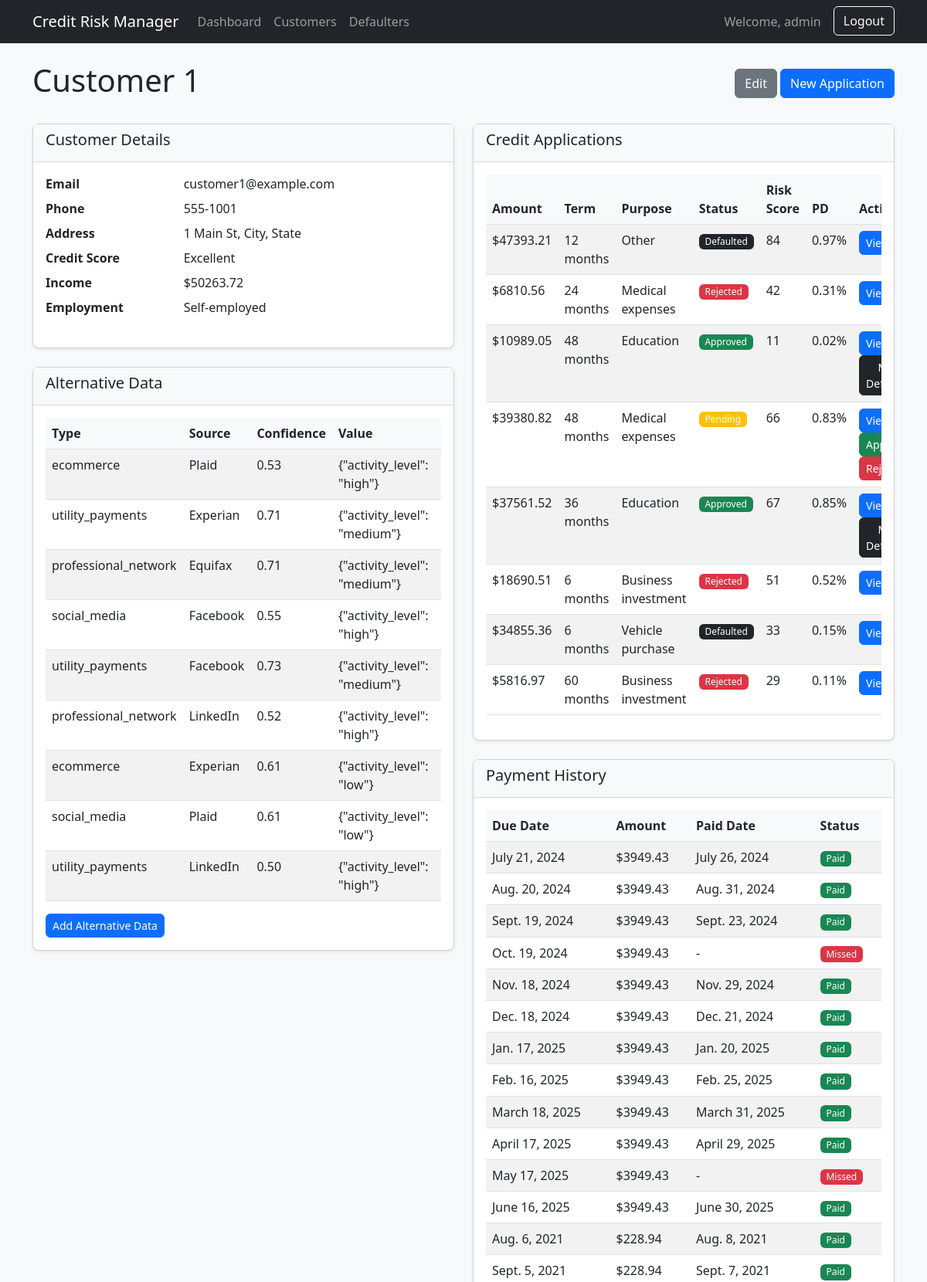
Screenshot of /customers/1/ (signed in, upper part) with the database file from the repository.
### credit_risk/models.py (models this page shows, shortened)
class Customer(models.Model):
    CREDIT_SCORE_CHOICES = [
        ('300-579', 'Poor'),
        ('580-669', 'Fair'),
        ('670-739', 'Good'),
        ('740-799', 'Very Good'),
        ('800-850', 'Excellent'),
    ]
    user = models.OneToOneField(User, on_delete=models.CASCADE, null=True, blank=True)
    name = models.CharField(max_length=100)
    email = models.EmailField(unique=True)
    phone = models.CharField(max_length=15)
    address = models.TextField()
    credit_score = models.CharField(max_length=10, choices=CREDIT_SCORE_CHOICES)
    income = models.DecimalField(max_digits=12, decimal_places=2)
    employment_status = models.CharField(max_length=50)
    created_at = models.DateTimeField(auto_now_add=True)
    updated_at = models.DateTimeField(auto_now=True)

class AlternativeData(models.Model):
    customer = models.ForeignKey(Customer, on_delete=models.CASCADE)
    data_type = models.CharField(max_length=50)  # e.g., 'social_media', 'utility_payments'
    source = models.CharField(max_length=100)
    value = models.TextField()  # Could be JSON data
    confidence_score = models.FloatField(validators=[MinValueValidator(0.0), MaxValueValidator(1.0)])
    collected_at = models.DateTimeField(auto_now_add=True)

class CreditApplication(models.Model):
    STATUS_CHOICES = [
        ('pending', 'Pending'),
        ('approved', 'Approved'),
        ('rejected', 'Rejected'),
        ('defaulted', 'Defaulted'),
    ]
    customer = models.ForeignKey(Customer, on_delete=models.CASCADE)
    amount = models.DecimalField(max_digits=12, decimal_places=2)
    term = models.IntegerField()  # in months
    purpose = models.TextField()
    status = models.CharField(max_length=10, choices=STATUS_CHOICES, default='pending')
    applied_at = models.DateTimeField(auto_now_add=True)
    decision_at = models.DateTimeField(null=True, blank=True)

class RiskAssessment(models.Model):
    application = models.OneToOneField(CreditApplication, on_delete=models.CASCADE)
    probability_of_default = models.FloatField(validators=[MinValueValidator(0.0), MaxValueValidator(1.0)])
    risk_score = models.IntegerField(validators=[MinValueValidator(1), MaxValueValidator(100)])
    decision_reason = models.TextField()
    assessed_at = models.DateTimeField(auto_now_add=True)
    last_updated = models.DateTimeField(auto_now=True)

class PaymentHistory(models.Model):
    application = models.ForeignKey(CreditApplication, on_delete=models.CASCADE)
    amount_paid = models.DecimalField(max_digits=12, decimal_places=2)
    due_date = models.DateField()
    paid_date = models.DateField(null=True, blank=True)
    status = models.CharField(max_length=20)  # 'paid', 'late', 'missed'

### credit_risk/views.py (the view)
# urls.py: path('customers/<int:pk>/', views.CustomerDetailView.as_view(), name='customer_detail'),
class CustomerDetailView(LoginRequiredMixin, DetailView):
    model = Customer
    template_name = 'customer_detail.html'
    context_object_name = 'customer'
    def get_context_data(self, **kwargs):
        context = super().get_context_data(**kwargs)
        customer = self.object
        applications = CreditApplication.objects.filter(customer=customer).select_related('riskassessment')
        alternative_data = AlternativeData.objects.filter(customer=customer)
        payment_history = PaymentHistory.objects.none()
        if applications.exists():
            payment_history = PaymentHistory.objects.filter(application__in=applications)
        context.update({
            'applications': applications,
            'alternative_data': alternative_data,
            'payment_history': payment_history,
        })
        return context

### credit_risk/templates/customer_detail.html
{% extends "base.html" %}
{% block content %}
<div class="d-flex justify-content-between align-items-center mb-4">
    <h1>{{ customer.name }}</h1>
    <div>
        <a href="{% url 'customer_update' customer.id %}" class="btn btn-secondary">Edit</a>
        <a href="{% url 'application_create' customer.id %}" class="btn btn-primary">New Application</a>
    </div>
</div>
<div class="row">
    <div class="col-md-6">
        <div class="card mb-4">
            <div class="card-header">
                <h5>Customer Details</h5>
            </div>
            <div class="card-body">
                <dl class="row">
                    <dt class="col-sm-4">Email</dt>
                    <dd class="col-sm-8">{{ customer.email }}</dd>
                    <dt class="col-sm-4">Phone</dt>
                    <dd class="col-sm-8">{{ customer.phone }}</dd>
                    <dt class="col-sm-4">Address</dt>
                    <dd class="col-sm-8">{{ customer.address }}</dd>
                    <dt class="col-sm-4">Credit Score</dt>
                    <dd class="col-sm-8">{{ customer.get_credit_score_display }}</dd>
                    <dt class="col-sm-4">Income</dt>
                    <dd class="col-sm-8">${{ customer.income|floatformat:2 }}</dd>
                    <dt class="col-sm-4">Employment</dt>
                    <dd class="col-sm-8">{{ customer.employment_status }}</dd>
                </dl>
            </div>
        </div>
        <div class="card mb-4">
            <div class="card-header">
                <h5>Alternative Data</h5>
            </div>
            <div class="card-body">
                {% if alternative_data %}
                <div class="table-responsive">
                    <table class="table table-striped">
                        <thead>
                            <tr>
                                <th>Type</th>
                                <th>Source</th>
                                <th>Confidence</th>
                                <th>Value</th>
                            </tr>
                        </thead>
                        <tbody>
                            {% for data in alternative_data %}
                            <tr>
                                <td>{{ data.data_type }}</td>
                                <td>{{ data.source }}</td>
                                <td>{{ data.confidence_score|floatformat:2 }}</td>
                                <td>{{ data.value|truncatechars:30 }}</td>
                            </tr>
                            {% endfor %}
                        </tbody>
                    </table>
                </div>
                {% else %}
                <p>No alternative data available for this customer.</p>
                {% endif %}
                <a href="#" class="btn btn-sm btn-primary">Add Alternative Data</a>
            </div>
        </div>
    </div>
    <div class="col-md-6">
        <div class="card mb-4">
            <div class="card-header">
                <h5>Credit Applications</h5>
            </div>
            <div class="card-body">
                {% if applications %}
                <div class="table-responsive">
                    <table class="table table-striped">
                        <thead>
                            <tr>
                                <th>Amount</th>
                                <th>Term</th>
                                <th>Purpose</th>
                                <th>Status</th>
                                <th>Risk Score</th>
                                <th>PD</th>
                                <th>Actions</th>
                            </tr>
                        </thead>
                        <tbody>
                            {% for app in applications %}
                            <tr>
                                <td>${{ app.amount|floatformat:2 }}</td>
                                <td>{{ app.term }} months</td>
                                <td>{{ app.purpose|truncatewords:3 }}</td>
                                <td>
                                    <span class="badge bg-{% if app.status == 'approved' %}success{% elif app.status == 'rejected' %}danger{% elif app.status == 'defaulted' %}dark{% else %}warning{% endif %}">
                                        {{ app.get_status_display }}
                                    </span>
                                </td>
                                <td>
                                    {% if app.riskassessment %}
                                        {{ app.riskassessment.risk_score }}
                                    {% else %}
                                        -
                                    {% endif %}
                                </td>
                                <td>
                                    {% if app.riskassessment %}
                                        {{ app.riskassessment.probability_of_default|floatformat:2 }}%
                                    {% else %}
                                        -
                                    {% endif %}
                                </td>
                                <td>
                                    <a href="{% url 'assess_risk' app.id %}" class="btn btn-sm btn-primary">View</a>
                                    {% if app.status == 'pending' %}
                                        <a href="{% url 'approve_application' app.id %}" class="btn btn-sm btn-success">Approve</a>
                                        <a href="{% url 'reject_application' app.id %}" class="btn btn-sm btn-danger">Reject</a>
                                    {% elif app.status == 'approved' %}
                                        <a href="{% url 'mark_as_defaulted' app.id %}" class="btn btn-sm btn-dark">Mark Defaulted</a>
                                    {% endif %}
                                </td>
                            </tr>
                            {% endfor %}
                        </tbody>
                    </table>
                </div>
                {% else %}
                <p>No credit applications for this customer.</p>
                {% endif %}
            </div>
        </div>
        {% if payment_history.exists %}
        <div class="card">
            <div class="card-header">
                <h5>Payment History</h5>
            </div>
            <div class="card-body">
                <div class="table-responsive">
                    <table class="table table-striped">
                        <thead>
                            <tr>
                                <th>Due Date</th>
                                <th>Amount</th>
                                <th>Paid Date</th>
                                <th>Status</th>
                            </tr>
                        </thead>
                        <tbody>
                            {% for payment in payment_history %}
                            <tr>
                                <td>{{ payment.due_date }}</td>
                                <td>${{ payment.amount_paid|floatformat:2 }}</td>
                                <td>{{ payment.paid_date|default:"-" }}</td>
                                <td>
                                    <span class="badge bg-{% if payment.status == 'paid' %}success{% elif payment.status == 'late' %}warning{% else %}danger{% endif %}">
                                        {{ payment.status|title }}
                                    </span>
                                </td>
                            </tr>
                            {% endfor %}
                        </tbody>
                    </table>
                </div>
            </div>
        </div>
        {% endif %}
    </div>
</div>
{% endblock %}

### credit_risk/templates/base.html (shortened to what this page needs)
{% load static %}
<!DOCTYPE html>
<html lang="en">
<head>
    <link href="https://cdn.jsdelivr.net/npm/bootstrap@5.3.0/dist/css/bootstrap.min.css" rel="stylesheet">
    <link href="{% static 'css/styles.css' %}" rel="stylesheet">
</head>
<body>
    <nav class="navbar navbar-expand-lg navbar-dark bg-dark">
        <div class="container">
            <a class="navbar-brand" href="{% url 'dashboard' %}">Credit Risk Manager</a>
            <div class="collapse navbar-collapse" id="navbarNav">
                <ul class="navbar-nav me-auto">
                    <li class="nav-item">
                        <a class="nav-link" href="{% url 'dashboard' %}">Dashboard</a>
                    </li>
                    <li class="nav-item">
                        <a class="nav-link" href="{% url 'customer_list' %}">Customers</a>
                    </li>
                    <li class="nav-item">
                        <a class="nav-link" href="{% url 'defaulter_tracking' %}">Defaulters</a>
                    </li>
                </ul>
                <div class="d-flex">
                    {% if user.is_authenticated %}
                        <span class="navbar-text me-3">Welcome, {{ user.username }}</span>
                        <form method="post" action="{% url 'logout' %}" class="d-inline">
                            <button type="submit" class="btn btn-outline-light">Logout</button>
                        </form>
                    {% else %}
                        <a href="{% url 'login' %}?next={{ request.path }}" class="btn btn-outline-light">Login</a>
                    {% endif %}
                </div>
            </div>
        </div>
    </nav>
    <div class="container mt-4">
        {% block content %}{% endblock %}
    </div>
</body>
</html>

### credit_risk/static/css/styles.css (style rules this page uses)
body { background-color: #f8f9fa; font-family: 'Segoe UI', Tahoma, Geneva, Verdana, sans-serif; }
.card { border-radius: 0.5rem; box-shadow: 0 0.125rem 0.25rem rgba(0, 0, 0, 0.075); margin-bottom: 1.5rem; }
.card-header { background-color: #f8f9fa; border-bottom: 1px solid rgba(0, 0, 0, 0.125); font-weight: 600; }
.table-responsive { overflow-x: auto; }
.btn { border-radius: 0.375rem; }
.badge { font-weight: 500; padding: 0.35em 0.65em; }
.table th { font-weight: 600; background-color: #f8f9fa; }
.table-striped tbody tr:nth-of-type(odd) { background-color: rgba(0, 0, 0, 0.02); }

### rows the page displays
Customer: name "Customer 1", email "customer1@example.com", phone "555-1001", address "1 Main St, City, State", credit_score "Excellent", income "50263.72", employment_status "Self-employed"
AlternativeData: data_type "ecommerce", source "Plaid", confidence_score "0.53", value "{\"activity_level\": \"high\"}"
AlternativeData: data_type "utility_payments", source "Experian", confidence_score "0.71", value "{\"activity_level\": \"medium\"}"
AlternativeData: data_type "professional_network", source "Equifax", confidence_score "0.71", value "{\"activity_level\": \"medium\"}"
AlternativeData: data_type "social_media", source "Facebook", confidence_score "0.55", value "{\"activity_level\": \"high\"}"
AlternativeData: data_type "utility_payments", source "Facebook", confidence_score "0.73", value "{\"activity_level\": \"medium\"}"
AlternativeData: data_type "professional_network", source "LinkedIn", confidence_score "0.52", value "{\"activity_level\": \"high\"}"
AlternativeData: data_type "ecommerce", source "Experian", confidence_score "0.61", value "{\"activity_level\": \"low\"}"
AlternativeData: data_type "social_media", source "Plaid", confidence_score "0.61", value "{\"activity_level\": \"low\"}"
AlternativeData: data_type "utility_payments", source "LinkedIn", confidence_score "0.50", value "{\"activity_level\": \"high\"}"
CreditApplication: amount "47393.21", term "12", purpose "Other", status "Defaulted", riskassessment.risk_score "84", riskassessment.probability_of_default "0.97"
CreditApplication: amount "6810.56", term "24", purpose "Medical expenses", status "Rejected", riskassessment.risk_score "42", riskassessment.probability_of_default "0.31"
CreditApplication: amount "10989.05", term "48", purpose "Education", status "Approved", riskassessment.risk_score "11", riskassessment.probability_of_default "0.02", shows "Mark Defaulted"
CreditApplication: amount "39380.82", term "48", purpose "Medical expenses", status "Pending", riskassessment.risk_score "66", riskassessment.probability_of_default "0.83", shows "Approve"
CreditApplication: amount "37561.52", term "36", purpose "Education", status "Approved", riskassessment.risk_score "67", riskassessment.probability_of_default "0.85", shows "Mark Defaulted"
CreditApplication: amount "18690.51", term "6", purpose "Business investment", status "Rejected", riskassessment.risk_score "51", riskassessment.probability_of_default "0.52"
CreditApplication: amount "34855.36", term "6", purpose "Vehicle purchase", status "Defaulted", riskassessment.risk_score "33", riskassessment.probability_of_default "0.15"
CreditApplication: amount "5816.97", term "60", purpose "Business investment", status "Rejected", riskassessment.risk_score "29", riskassessment.probability_of_default "0.11"
PaymentHistory: due_date "July 21, 2024", amount_paid "3949.43", paid_date "July 26, 2024", status "Paid"
PaymentHistory: due_date "Aug. 20, 2024", amount_paid "3949.43", paid_date "Aug. 31, 2024", status "Paid"
PaymentHistory: due_date "Sept. 19, 2024", amount_paid "3949.43", paid_date "Sept. 23, 2024", status "Paid"
PaymentHistory: due_date "Oct. 19, 2024", amount_paid "3949.43", paid_date "-", status "Missed"
PaymentHistory: due_date "Nov. 18, 2024", amount_paid "3949.43", paid_date "Nov. 29, 2024", status "Paid"
PaymentHistory: due_date "Dec. 18, 2024", amount_paid "3949.43", paid_date "Dec. 21, 2024", status "Paid"
PaymentHistory: due_date "Jan. 17, 2025", amount_paid "3949.43", paid_date "Jan. 20, 2025", status "Paid"
PaymentHistory: due_date "Feb. 16, 2025", amount_paid "3949.43", paid_date "Feb. 25, 2025", status "Paid"
PaymentHistory: due_date "March 18, 2025", amount_paid "3949.43", paid_date "March 31, 2025", status "Paid"
PaymentHistory: due_date "April 17, 2025", amount_paid "3949.43", paid_date "April 29, 2025", status "Paid"
PaymentHistory: due_date "May 17, 2025", amount_paid "3949.43", paid_date "-", status "Missed"
PaymentHistory: due_date "June 16, 2025", amount_paid "3949.43", paid_date "June 30, 2025", status "Paid"
PaymentHistory: due_date "Aug. 6, 2021", amount_paid "228.94", paid_date "Aug. 8, 2021", status "Paid"
PaymentHistory: due_date "Sept. 5, 2021", amount_paid "228.94", paid_date "Sept. 7, 2021", status "Paid"

### other values shown
{{ user.username }} "admin"
